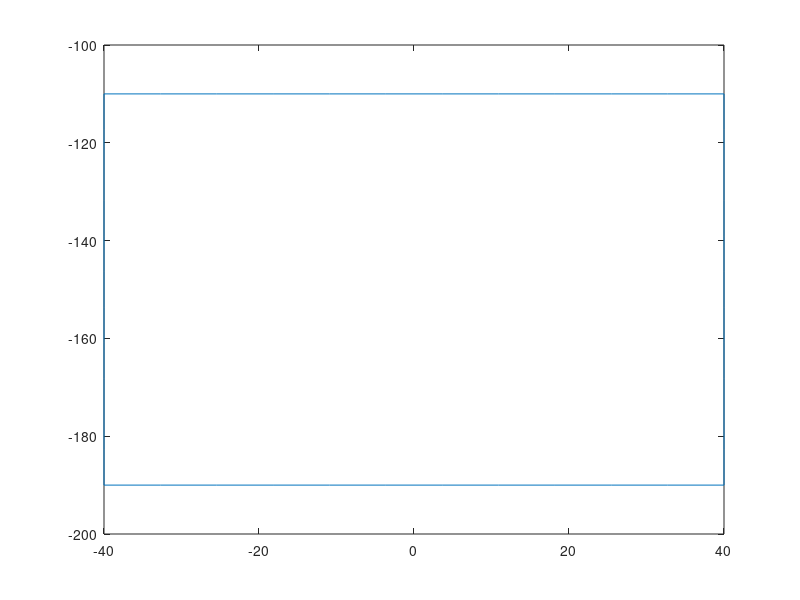

This figure's MATLAB source:
%% Params

N = 50;

height = 80;
width = 80;
center = [0; -150];

%% Create square

top_edge = [
  linspace(center(1)-width/2, center(1)+width/2, N/4);
  linspace(center(2)+height/2, center(2)+height/2, N/4)
];
right_edge = [
  linspace(center(1)+width/2, center(1)+width/2, N/4);
  linspace(center(2)+height/2, center(2)-height/2, N/4)
];
bottom_edge = [
  linspace(center(1)+width/2, center(1)-width/2, N/4);
  linspace(center(2)-height/2, center(2)-height/2, N/4)
];
left_edge = [
  linspace(center(1)-width/2, center(1)-width/2, N/4);
  linspace(center(2)-height/2, center(2)+height/2, N/4)
];

trajectory = [top_edge, right_edge, bottom_edge, left_edge];

%% Plot square

figure()
plot(trajectory(1,:), trajectory(2,:))
